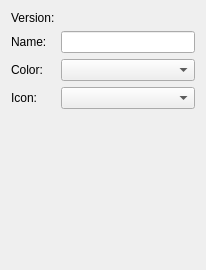
<?xml version="1.0" encoding="UTF-8"?>
<ui version="4.0">
 <class>globalComponentWidget</class>
 <widget class="QWidget" name="globalComponentWidget">
  <property name="geometry">
   <rect>
    <x>0</x>
    <y>0</y>
    <width>206</width>
    <height>270</height>
   </rect>
  </property>
  <property name="windowTitle">
   <string>Form</string>
  </property>
  <layout class="QGridLayout" name="gridLayout">
   <item row="6" column="0" colspan="2">
    <spacer name="verticalSpacer">
     <property name="orientation">
      <enum>Qt::Vertical</enum>
     </property>
     <property name="sizeHint" stdset="0">
      <size>
       <width>20</width>
       <height>40</height>
      </size>
     </property>
    </spacer>
   </item>
   <item row="3" column="0">
    <widget class="QLabel" name="nameLabel">
     <property name="sizePolicy">
      <sizepolicy hsizetype="Preferred" vsizetype="Preferred">
       <horstretch>0</horstretch>
       <verstretch>0</verstretch>
      </sizepolicy>
     </property>
     <property name="maximumSize">
      <size>
       <width>40</width>
       <height>16777215</height>
      </size>
     </property>
     <property name="text">
      <string>Name:</string>
     </property>
    </widget>
   </item>
   <item row="3" column="1">
    <widget class="QLineEdit" name="name"/>
   </item>
   <item row="4" column="0">
    <widget class="QLabel" name="colorLabel">
     <property name="text">
      <string>Color:</string>
     </property>
    </widget>
   </item>
   <item row="4" column="1">
    <widget class="QComboBox" name="colorComboBox"/>
   </item>
   <item row="5" column="0">
    <widget class="QLabel" name="iconLabel">
     <property name="text">
      <string>Icon:</string>
     </property>
    </widget>
   </item>
   <item row="5" column="1">
    <widget class="QComboBox" name="iconComboBox"/>
   </item>
   <item row="0" column="0">
    <widget class="QLabel" name="versionLabel">
     <property name="text">
      <string>Version:</string>
     </property>
    </widget>
   </item>
   <item row="0" column="1">
    <widget class="QLabel" name="version">
     <property name="text">
      <string/>
     </property>
    </widget>
   </item>
  </layout>
 </widget>
 <resources/>
 <connections/>
</ui>
